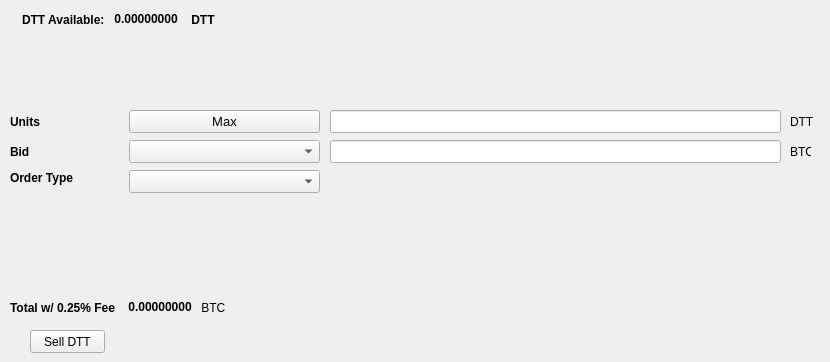
   <widget class="QWidget" name="SellTab">
    <attribute name="title">
     <string>Sell</string>
    </attribute>
    <widget class="QLabel" name="label_16">
     <property name="geometry">
      <rect>
       <x>790</x>
       <y>140</y>
       <width>21</width>
       <height>23</height>
      </rect>
     </property>
     <property name="text">
      <string>BTC</string>
     </property>
    </widget>
    <widget class="QComboBox" name="SellBidcomboBox">
     <property name="geometry">
      <rect>
       <x>129</x>
       <y>140</y>
       <width>191</width>
       <height>23</height>
      </rect>
     </property>
     <property name="font">
      <font>
       <pointsize>10</pointsize>
      </font>
     </property>
    </widget>
    <widget class="QLabel" name="label_18">
     <property name="geometry">
      <rect>
       <x>10</x>
       <y>110</y>
       <width>46</width>
       <height>23</height>
      </rect>
     </property>
     <property name="font">
      <font>
       <weight>75</weight>
       <bold>true</bold>
      </font>
     </property>
     <property name="text">
      <string>Units</string>
     </property>
    </widget>
    <widget class="QPushButton" name="Sell_Max_Amount">
     <property name="geometry">
      <rect>
       <x>129</x>
       <y>110</y>
       <width>191</width>
       <height>23</height>
      </rect>
     </property>
     <property name="font">
      <font>
       <pointsize>10</pointsize>
      </font>
     </property>
     <property name="text">
      <string>Max</string>
     </property>
    </widget>
    <widget class="QLabel" name="label_20">
     <property name="geometry">
      <rect>
       <x>10</x>
       <y>170</y>
       <width>71</width>
       <height>16</height>
      </rect>
     </property>
     <property name="font">
      <font>
       <weight>75</weight>
       <bold>true</bold>
      </font>
     </property>
     <property name="text">
      <string>Order Type</string>
     </property>
    </widget>
    <widget class="QComboBox" name="SellOrdertypeCombo">
     <property name="geometry">
      <rect>
       <x>129</x>
       <y>170</y>
       <width>191</width>
       <height>23</height>
      </rect>
     </property>
     <property name="font">
      <font>
       <pointsize>10</pointsize>
      </font>
     </property>
    </widget>
    <widget class="QLabel" name="label_21">
     <property name="geometry">
      <rect>
       <x>10</x>
       <y>140</y>
       <width>46</width>
       <height>23</height>
      </rect>
     </property>
     <property name="font">
      <font>
       <weight>75</weight>
       <bold>true</bold>
      </font>
     </property>
     <property name="text">
      <string>Bid</string>
     </property>
    </widget>
    <widget class="QLabel" name="label_22">
     <property name="geometry">
      <rect>
       <x>790</x>
       <y>110</y>
       <width>31</width>
       <height>23</height>
      </rect>
     </property>
     <property name="text">
      <string>DTT</string>
     </property>
    </widget>
    <widget class="QLineEdit" name="UnitsInputDTT">
     <property name="geometry">
      <rect>
       <x>330</x>
       <y>110</y>
       <width>451</width>
       <height>23</height>
      </rect>
     </property>
     <property name="font">
      <font>
       <pointsize>9</pointsize>
       <weight>75</weight>
       <bold>true</bold>
      </font>
     </property>
    </widget>
    <widget class="QLineEdit" name="SellBidPriceEdit">
     <property name="geometry">
      <rect>
       <x>330</x>
       <y>140</y>
       <width>451</width>
       <height>23</height>
      </rect>
     </property>
     <property name="font">
      <font>
       <pointsize>9</pointsize>
       <weight>75</weight>
       <bold>true</bold>
      </font>
     </property>
    </widget>
    <widget class="QPushButton" name="SellDTTBTN">
     <property name="geometry">
      <rect>
       <x>30</x>
       <y>330</y>
       <width>75</width>
       <height>23</height>
      </rect>
     </property>
     <property name="text">
      <string>Sell DTT</string>
     </property>
    </widget>
    <widget class="QWidget" name="layoutWidget">
     <property name="geometry">
      <rect>
       <x>22</x>
       <y>12</y>
       <width>200</width>
       <height>15</height>
      </rect>
     </property>
     <layout class="QHBoxLayout" name="horizontalLayout">
      <item>
       <widget class="QLabel" name="label232_2">
        <property name="font">
         <font>
          <weight>75</weight>
          <bold>true</bold>
         </font>
        </property>
        <property name="text">
         <string>DTT Available:</string>
        </property>
       </widget>
      </item>
      <item>
       <widget class="QLabel" name="DTTAvailableLabel">
        <property name="palette">
         <palette>
          <active>
           <colorrole role="WindowText">
            <brush brushstyle="SolidPattern">
             <color alpha="255">
              <red>0</red>
              <green>0</green>
              <blue>0</blue>
             </color>
            </brush>
           </colorrole>
           <colorrole role="Button">
            <brush brushstyle="SolidPattern">
             <color alpha="255">
              <red>0</red>
              <green>170</green>
              <blue>0</blue>
             </color>
            </brush>
           </colorrole>
           <colorrole role="Light">
            <brush brushstyle="SolidPattern">
             <color alpha="255">
              <red>0</red>
              <green>255</green>
              <blue>0</blue>
             </color>
            </brush>
           </colorrole>
           <colorrole role="Midlight">
            <brush brushstyle="SolidPattern">
             <color alpha="255">
              <red>0</red>
              <green>212</green>
              <blue>0</blue>
             </color>
            </brush>
           </colorrole>
           <colorrole role="Dark">
            <brush brushstyle="SolidPattern">
             <color alpha="255">
              <red>0</red>
              <green>85</green>
              <blue>0</blue>
             </color>
            </brush>
           </colorrole>
           <colorrole role="Mid">
            <brush brushstyle="SolidPattern">
             <color alpha="255">
              <red>0</red>
              <green>113</green>
              <blue>0</blue>
             </color>
            </brush>
           </colorrole>
           <colorrole role="Text">
            <brush brushstyle="SolidPattern">
             <color alpha="255">
              <red>0</red>
              <green>170</green>
              <blue>0</blue>
             </color>
            </brush>
           </colorrole>
           <colorrole role="BrightText">
            <brush brushstyle="SolidPattern">
             <color alpha="255">
              <red>255</red>
              <green>255</green>
              <blue>255</blue>
             </color>
            </brush>
           </colorrole>
           <colorrole role="ButtonText">
            <brush brushstyle="SolidPattern">
             <color alpha="255">
              <red>0</red>
              <green>0</green>
              <blue>0</blue>
             </color>
            </brush>
           </colorrole>
           <colorrole role="Base">
            <brush brushstyle="SolidPattern">
             <color alpha="255">
              <red>255</red>
              <green>255</green>
              <blue>255</blue>
             </color>
            </brush>
           </colorrole>
           <colorrole role="Window">
            <brush brushstyle="SolidPattern">
             <color alpha="255">
              <red>0</red>
              <green>170</green>
              <blue>0</blue>
             </color>
            </brush>
           </colorrole>
           <colorrole role="Shadow">
            <brush brushstyle="SolidPattern">
             <color alpha="255">
              <red>0</red>
              <green>0</green>
              <blue>0</blue>
             </color>
            </brush>
           </colorrole>
           <colorrole role="AlternateBase">
            <brush brushstyle="SolidPattern">
             <color alpha="255">
              <red>127</red>
              <green>212</green>
              <blue>127</blue>
             </color>
            </brush>
           </colorrole>
           <colorrole role="ToolTipBase">
            <brush brushstyle="SolidPattern">
             <color alpha="255">
              <red>255</red>
              <green>255</green>
              <blue>220</blue>
             </color>
            </brush>
           </colorrole>
           <colorrole role="ToolTipText">
            <brush brushstyle="SolidPattern">
             <color alpha="255">
              <red>0</red>
              <green>0</green>
              <blue>0</blue>
             </color>
            </brush>
           </colorrole>
          </active>
          <inactive>
           <colorrole role="WindowText">
            <brush brushstyle="SolidPattern">
             <color alpha="255">
              <red>0</red>
              <green>0</green>
              <blue>0</blue>
             </color>
            </brush>
           </colorrole>
           <colorrole role="Button">
            <brush brushstyle="SolidPattern">
             <color alpha="255">
              <red>0</red>
              <green>170</green>
              <blue>0</blue>
             </color>
            </brush>
           </colorrole>
           <colorrole role="Light">
            <brush brushstyle="SolidPattern">
             <color alpha="255">
              <red>0</red>
              <green>255</green>
              <blue>0</blue>
             </color>
            </brush>
           </colorrole>
           <colorrole role="Midlight">
            <brush brushstyle="SolidPattern">
             <color alpha="255">
              <red>0</red>
              <green>212</green>
              <blue>0</blue>
             </color>
            </brush>
           </colorrole>
           <colorrole role="Dark">
            <brush brushstyle="SolidPattern">
             <color alpha="255">
              <red>0</red>
              <green>85</green>
              <blue>0</blue>
             </color>
            </brush>
           </colorrole>
           <colorrole role="Mid">
            <brush brushstyle="SolidPattern">
             <color alpha="255">
              <red>0</red>
              <green>113</green>
              <blue>0</blue>
             </color>
            </brush>
           </colorrole>
           <colorrole role="Text">
            <brush brushstyle="SolidPattern">
             <color alpha="255">
              <red>0</red>
              <green>170</green>
              <blue>0</blue>
             </color>
            </brush>
           </colorrole>
           <colorrole role="BrightText">
            <brush brushstyle="SolidPattern">
             <color alpha="255">
              <red>255</red>
              <green>255</green>
              <blue>255</blue>
             </color>
            </brush>
           </colorrole>
           <colorrole role="ButtonText">
            <brush brushstyle="SolidPattern">
             <color alpha="255">
              <red>0</red>
              <green>0</green>
              <blue>0</blue>
             </color>
            </brush>
           </colorrole>
           <colorrole role="Base">
            <brush brushstyle="SolidPattern">
             <color alpha="255">
              <red>255</red>
              <green>255</green>
              <blue>255</blue>
             </color>
            </brush>
           </colorrole>
           <colorrole role="Window">
            <brush brushstyle="SolidPattern">
             <color alpha="255">
              <red>0</red>
              <green>170</green>
              <blue>0</blue>
             </color>
            </brush>
           </colorrole>
           <colorrole role="Shadow">
            <brush brushstyle="SolidPattern">
             <color alpha="255">
              <red>0</red>
              <green>0</green>
              <blue>0</blue>
             </color>
            </brush>
           </colorrole>
           <colorrole role="AlternateBase">
            <brush brushstyle="SolidPattern">
             <color alpha="255">
              <red>127</red>
              <green>212</green>
              <blue>127</blue>
             </color>
            </brush>
           </colorrole>
           <colorrole role="ToolTipBase">
            <brush brushstyle="SolidPattern">
             <color alpha="255">
              <red>255</red>
              <green>255</green>
              <blue>220</blue>
             </color>
            </brush>
           </colorrole>
           <colorrole role="ToolTipText">
            <brush brushstyle="SolidPattern">
             <color alpha="255">
              <red>0</red>
              <green>0</green>
              <blue>0</blue>
             </color>
            </brush>
           </colorrole>
          </inactive>
          <disabled>
           <colorrole role="WindowText">
            <brush brushstyle="SolidPattern">
             <color alpha="255">
              <red>0</red>
              <green>85</green>
              <blue>0</blue>
             </color>
            </brush>
           </colorrole>
           <colorrole role="Button">
            <brush brushstyle="SolidPattern">
             <color alpha="255">
              <red>0</red>
              <green>170</green>
              <blue>0</blue>
             </color>
            </brush>
           </colorrole>
           <colorrole role="Light">
            <brush brushstyle="SolidPattern">
             <color alpha="255">
              <red>0</red>
              <green>255</green>
              <blue>0</blue>
             </color>
            </brush>
           </colorrole>
           <colorrole role="Midlight">
            <brush brushstyle="SolidPattern">
             <color alpha="255">
              <red>0</red>
              <green>212</green>
              <blue>0</blue>
             </color>
            </brush>
           </colorrole>
           <colorrole role="Dark">
            <brush brushstyle="SolidPattern">
             <color alpha="255">
              <red>0</red>
              <green>85</green>
              <blue>0</blue>
             </color>
            </brush>
           </colorrole>
           <colorrole role="Mid">
            <brush brushstyle="SolidPattern">
             <color alpha="255">
              <red>0</red>
              <green>113</green>
              <blue>0</blue>
             </color>
            </brush>
           </colorrole>
           <colorrole role="Text">
            <brush brushstyle="SolidPattern">
             <color alpha="255">
              <red>0</red>
              <green>85</green>
              <blue>0</blue>
             </color>
            </brush>
           </colorrole>
           <colorrole role="BrightText">
            <brush brushstyle="SolidPattern">
             <color alpha="255">
              <red>255</red>
              <green>255</green>
              <blue>255</blue>
             </color>
            </brush>
           </colorrole>
           <colorrole role="ButtonText">
            <brush brushstyle="SolidPattern">
             <color alpha="255">
              <red>0</red>
              <green>85</green>
              <blue>0</blue>
             </color>
            </brush>
           </colorrole>
           <colorrole role="Base">
            <brush brushstyle="SolidPattern">
             <color alpha="255">
              <red>0</red>
              <green>170</green>
              <blue>0</blue>
             </color>
            </brush>
           </colorrole>
           <colorrole role="Window">
            <brush brushstyle="SolidPattern">
             <color alpha="255">
              <red>0</red>
              <green>170</green>
              <blue>0</blue>
             </color>
            </brush>
           </colorrole>
           <colorrole role="Shadow">
            <brush brushstyle="SolidPattern">
             <color alpha="255">
              <red>0</red>
              <green>0</green>
              <blue>0</blue>
             </color>
            </brush>
           </colorrole>
           <colorrole role="AlternateBase">
            <brush brushstyle="SolidPattern">
             <color alpha="255">
              <red>0</red>
              <green>170</green>
              <blue>0</blue>
             </color>
            </brush>
           </colorrole>
           <colorrole role="ToolTipBase">
            <brush brushstyle="SolidPattern">
             <color alpha="255">
              <red>255</red>
              <green>255</green>
              <blue>220</blue>
             </color>
            </brush>
           </colorrole>
           <colorrole role="ToolTipText">
            <brush brushstyle="SolidPattern">
             <color alpha="255">
              <red>0</red>
              <green>0</green>
              <blue>0</blue>
             </color>
            </brush>
           </colorrole>
          </disabled>
         </palette>
        </property>
        <property name="font">
         <font>
          <weight>75</weight>
          <bold>true</bold>
         </font>
        </property>
        <property name="text">
         <string> 0.00000000 </string>
        </property>
        <property name="textInteractionFlags">
         <set>Qt::LinksAccessibleByMouse|Qt::TextSelectableByKeyboard|Qt::TextSelectableByMouse</set>
        </property>
       </widget>
      </item>
      <item>
       <widget class="QLabel" name="labelDTT">
        <property name="font">
         <font>
          <weight>75</weight>
          <bold>true</bold>
         </font>
        </property>
        <property name="text">
         <string> DTT</string>
        </property>
       </widget>
      </item>
     </layout>
    </widget>
    <widget class="QWidget" name="layoutWidget">
     <property name="geometry">
      <rect>
       <x>10</x>
       <y>300</y>
       <width>218</width>
       <height>15</height>
      </rect>
     </property>
     <layout class="QHBoxLayout" name="horizontalLayout_2">
      <item>
       <widget class="QLabel" name="label_19">
        <property name="font">
         <font>
          <weight>75</weight>
          <bold>true</bold>
         </font>
        </property>
        <property name="text">
         <string>Total w/ 0.25% Fee </string>
        </property>
       </widget>
      </item>
      <item>
       <widget class="QLabel" name="SellCostLabel">
        <property name="palette">
         <palette>
          <active>
           <colorrole role="WindowText">
            <brush brushstyle="SolidPattern">
             <color alpha="255">
              <red>0</red>
              <green>0</green>
              <blue>0</blue>
             </color>
            </brush>
           </colorrole>
           <colorrole role="Button">
            <brush brushstyle="SolidPattern">
             <color alpha="255">
              <red>0</red>
              <green>170</green>
              <blue>0</blue>
             </color>
            </brush>
           </colorrole>
           <colorrole role="Light">
            <brush brushstyle="SolidPattern">
             <color alpha="255">
              <red>0</red>
              <green>255</green>
              <blue>0</blue>
             </color>
            </brush>
           </colorrole>
           <colorrole role="Midlight">
            <brush brushstyle="SolidPattern">
             <color alpha="255">
              <red>0</red>
              <green>212</green>
              <blue>0</blue>
             </color>
            </brush>
           </colorrole>
           <colorrole role="Dark">
            <brush brushstyle="SolidPattern">
             <color alpha="255">
              <red>0</red>
              <green>85</green>
              <blue>0</blue>
             </color>
            </brush>
           </colorrole>
           <colorrole role="Mid">
            <brush brushstyle="SolidPattern">
             <color alpha="255">
              <red>0</red>
              <green>113</green>
              <blue>0</blue>
             </color>
            </brush>
           </colorrole>
           <colorrole role="Text">
            <brush brushstyle="SolidPattern">
             <color alpha="255">
              <red>0</red>
              <green>170</green>
              <blue>0</blue>
             </color>
            </brush>
           </colorrole>
           <colorrole role="BrightText">
            <brush brushstyle="SolidPattern">
             <color alpha="255">
              <red>255</red>
              <green>255</green>
              <blue>255</blue>
             </color>
            </brush>
           </colorrole>
           <colorrole role="ButtonText">
            <brush brushstyle="SolidPattern">
             <color alpha="255">
              <red>0</red>
              <green>0</green>
              <blue>0</blue>
             </color>
            </brush>
           </colorrole>
           <colorrole role="Base">
            <brush brushstyle="SolidPattern">
             <color alpha="255">
              <red>255</red>
              <green>255</green>
              <blue>255</blue>
             </color>
            </brush>
           </colorrole>
           <colorrole role="Window">
            <brush brushstyle="SolidPattern">
             <color alpha="255">
              <red>0</red>
              <green>170</green>
              <blue>0</blue>
             </color>
            </brush>
           </colorrole>
           <colorrole role="Shadow">
            <brush brushstyle="SolidPattern">
             <color alpha="255">
              <red>0</red>
              <green>0</green>
              <blue>0</blue>
             </color>
            </brush>
           </colorrole>
           <colorrole role="AlternateBase">
            <brush brushstyle="SolidPattern">
             <color alpha="255">
              <red>127</red>
              <green>212</green>
              <blue>127</blue>
             </color>
            </brush>
           </colorrole>
           <colorrole role="ToolTipBase">
            <brush brushstyle="SolidPattern">
             <color alpha="255">
              <red>255</red>
              <green>255</green>
              <blue>220</blue>
             </color>
            </brush>
           </colorrole>
           <colorrole role="ToolTipText">
            <brush brushstyle="SolidPattern">
             <color alpha="255">
              <red>0</red>
              <green>0</green>
              <blue>0</blue>
             </color>
            </brush>
           </colorrole>
          </active>
          <inactive>
           <colorrole role="WindowText">
            <brush brushstyle="SolidPattern">
             <color alpha="255">
              <red>0</red>
              <green>0</green>
              <blue>0</blue>
             </color>
            </brush>
           </colorrole>
           <colorrole role="Button">
            <brush brushstyle="SolidPattern">
             <color alpha="255">
              <red>0</red>
              <green>170</green>
              <blue>0</blue>
             </color>
            </brush>
           </colorrole>
           <colorrole role="Light">
            <brush brushstyle="SolidPattern">
             <color alpha="255">
              <red>0</red>
              <green>255</green>
              <blue>0</blue>
             </color>
            </brush>
           </colorrole>
           <colorrole role="Midlight">
            <brush brushstyle="SolidPattern">
             <color alpha="255">
              <red>0</red>
              <green>212</green>
              <blue>0</blue>
             </color>
            </brush>
           </colorrole>
           <colorrole role="Dark">
            <brush brushstyle="SolidPattern">
             <color alpha="255">
              <red>0</red>
              <green>85</green>
              <blue>0</blue>
             </color>
            </brush>
           </colorrole>
           <colorrole role="Mid">
            <brush brushstyle="SolidPattern">
             <color alpha="255">
              <red>0</red>
              <green>113</green>
              <blue>0</blue>
             </color>
            </brush>
           </colorrole>
           <colorrole role="Text">
            <brush brushstyle="SolidPattern">
             <color alpha="255">
              <red>0</red>
              <green>170</green>
              <blue>0</blue>
             </color>
            </brush>
           </colorrole>
           <colorrole role="BrightText">
            <brush brushstyle="SolidPattern">
             <color alpha="255">
              <red>255</red>
              <green>255</green>
              <blue>255</blue>
             </color>
            </brush>
           </colorrole>
           <colorrole role="ButtonText">
            <brush brushstyle="SolidPattern">
             <color alpha="255">
              <red>0</red>
              <green>0</green>
              <blue>0</blue>
             </color>
            </brush>
           </colorrole>
           <colorrole role="Base">
            <brush brushstyle="SolidPattern">
             <color alpha="255">
              <red>255</red>
              <green>255</green>
              <blue>255</blue>
             </color>
            </brush>
           </colorrole>
           <colorrole role="Window">
            <brush brushstyle="SolidPattern">
             <color alpha="255">
              <red>0</red>
              <green>170</green>
              <blue>0</blue>
             </color>
            </brush>
           </colorrole>
           <colorrole role="Shadow">
            <brush brushstyle="SolidPattern">
             <color alpha="255">
              <red>0</red>
              <green>0</green>
              <blue>0</blue>
             </color>
            </brush>
           </colorrole>
           <colorrole role="AlternateBase">
            <brush brushstyle="SolidPattern">
             <color alpha="255">
              <red>127</red>
              <green>212</green>
              <blue>127</blue>
             </color>
            </brush>
           </colorrole>
           <colorrole role="ToolTipBase">
            <brush brushstyle="SolidPattern">
             <color alpha="255">
              <red>255</red>
              <green>255</green>
              <blue>220</blue>
             </color>
            </brush>
           </colorrole>
           <colorrole role="ToolTipText">
            <brush brushstyle="SolidPattern">
             <color alpha="255">
              <red>0</red>
              <green>0</green>
              <blue>0</blue>
             </color>
            </brush>
           </colorrole>
          </inactive>
          <disabled>
           <colorrole role="WindowText">
            <brush brushstyle="SolidPattern">
             <color alpha="255">
              <red>0</red>
              <green>85</green>
              <blue>0</blue>
             </color>
            </brush>
           </colorrole>
           <colorrole role="Button">
            <brush brushstyle="SolidPattern">
             <color alpha="255">
              <red>0</red>
              <green>170</green>
              <blue>0</blue>
             </color>
            </brush>
           </colorrole>
           <colorrole role="Light">
            <brush brushstyle="SolidPattern">
             <color alpha="255">
              <red>0</red>
              <green>255</green>
              <blue>0</blue>
             </color>
            </brush>
           </colorrole>
           <colorrole role="Midlight">
            <brush brushstyle="SolidPattern">
             <color alpha="255">
              <red>0</red>
              <green>212</green>
              <blue>0</blue>
             </color>
            </brush>
           </colorrole>
           <colorrole role="Dark">
            <brush brushstyle="SolidPattern">
             <color alpha="255">
              <red>0</red>
              <green>85</green>
              <blue>0</blue>
             </color>
            </brush>
           </colorrole>
           <colorrole role="Mid">
            <brush brushstyle="SolidPattern">
             <color alpha="255">
              <red>0</red>
              <green>113</green>
              <blue>0</blue>
             </color>
            </brush>
           </colorrole>
           <colorrole role="Text">
            <brush brushstyle="SolidPattern">
             <color alpha="255">
              <red>0</red>
              <green>85</green>
              <blue>0</blue>
             </color>
            </brush>
           </colorrole>
           <colorrole role="BrightText">
            <brush brushstyle="SolidPattern">
             <color alpha="255">
              <red>255</red>
              <green>255</green>
              <blue>255</blue>
             </color>
            </brush>
           </colorrole>
           <colorrole role="ButtonText">
            <brush brushstyle="SolidPattern">
             <color alpha="255">
              <red>0</red>
              <green>85</green>
              <blue>0</blue>
             </color>
            </brush>
           </colorrole>
           <colorrole role="Base">
            <brush brushstyle="SolidPattern">
             <color alpha="255">
              <red>0</red>
              <green>170</green>
              <blue>0</blue>
             </color>
            </brush>
           </colorrole>
           <colorrole role="Window">
            <brush brushstyle="SolidPattern">
             <color alpha="255">
              <red>0</red>
              <green>170</green>
              <blue>0</blue>
             </color>
            </brush>
           </colorrole>
           <colorrole role="Shadow">
            <brush brushstyle="SolidPattern">
             <color alpha="255">
              <red>0</red>
              <green>0</green>
              <blue>0</blue>
             </color>
            </brush>
           </colorrole>
           <colorrole role="AlternateBase">
            <brush brushstyle="SolidPattern">
             <color alpha="255">
              <red>0</red>
              <green>170</green>
              <blue>0</blue>
             </color>
            </brush>
           </colorrole>
           <colorrole role="ToolTipBase">
            <brush brushstyle="SolidPattern">
             <color alpha="255">
              <red>255</red>
              <green>255</green>
              <blue>220</blue>
             </color>
            </brush>
           </colorrole>
           <colorrole role="ToolTipText">
            <brush brushstyle="SolidPattern">
             <color alpha="255">
              <red>0</red>
              <green>0</green>
              <blue>0</blue>
             </color>
            </brush>
           </colorrole>
          </disabled>
         </palette>
        </property>
        <property name="font">
         <font>
          <weight>75</weight>
          <bold>true</bold>
         </font>
        </property>
        <property name="autoFillBackground">
         <bool>false</bool>
        </property>
        <property name="text">
         <string> 0.00000000</string>
        </property>
        <property name="textInteractionFlags">
         <set>Qt::LinksAccessibleByMouse|Qt::TextSelectableByMouse</set>
        </property>
       </widget>
      </item>
      <item>
       <widget class="QLabel" name="label_17">
        <property name="font">
         <font>
          <weight>50</weight>
          <bold>false</bold>
         </font>
        </property>
        <property name="text">
         <string> BTC</string>
        </property>
       </widget>
      </item>
     </layout>
    </widget>
   </widget>
